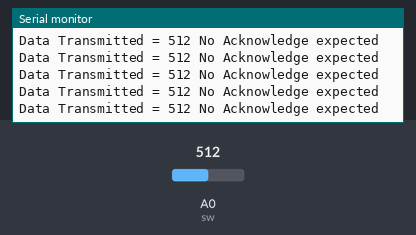
Bench run of a sketch on a simulated Arduino Uno, built with avr-gcc and run on an emulated ATmega328P. Parts: the last lines printed to the serial monitor. Inputs (shaded band) come from the test bench; at power-on: A0 (sw) = 512. No radio packets arrive unless stated.

Above: at 3.2 s.
3.3 s: A0 (sw) set to 987
At 3.34 s:
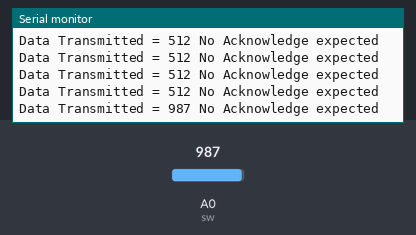
6.3 s: A0 (sw) set to 1007
At 6.3 s:
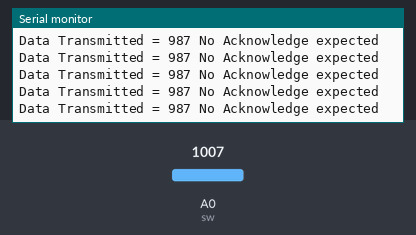
Timing chart, 0 to 9.3 s (numbered marks = the images above; inputs shaded):
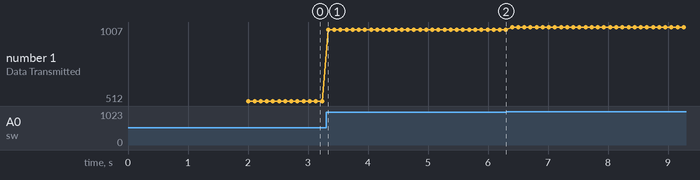

The sketch:

simpleSend.ino
```cpp
/* YourDuinoStarter Example: Simple nRF24L01 Transmit
  - WHAT IT DOES: Transmits simple fixed data with nRF24L01 radio
  - SEE the comments after "//" on each line below
   Start with radios about 4 feet apart.
  - SEE the comments after "//" on each line below
  - CONNECTIONS: nRF24L01 Modules See:
  http://arduino-info.wikispaces.com/Nrf24L01-2.4GHz-HowTo
  Uses the RF24 Library by TMRH2o here:
  https://github.com/TMRh20/RF24
   1 - GND
   2 - VCC 3.3V !!! NOT 5V
   3 - CE to Arduino pin 7
   4 - CSN to Arduino pin 8
   5 - SCK to Arduino pin 13
   6 - MOSI to Arduino pin 11
   7 - MISO to Arduino pin 12
   8 - UNUSED

   V1.02 02/06/2016
   Questions: terry@yourduino.com */

/*-----( Import needed libraries )-----*/
#include <SPI.h>   // Comes with Arduino IDE
#include "RF24.h"  // Download and Install (See above)
/*-----( Declare Constants and Pin Numbers )-----*/
//None yet
int sw = A0;
/*-----( Declare objects )-----*/
// (Create an instance of a radio, specifying the CE and CS pins. )
RF24 myRadio (9, 10); // "myRadio" is the identifier you will use in following methods
/*-----( Declare Variables )-----*/
byte addresses[][6] = {"1Node"}; // Create address for 1 pipe.
int dataTransmitted[1];  // Data that will be Transmitted from the transmitter

void setup()   /****** SETUP: RUNS ONCE ******/
{
  pinMode(3,INPUT);
  // Use the serial Monitor (Symbol on far right). Set speed to 115200 (Bottom Right)
  Serial.begin(115200);
  delay(1000);
  Serial.println(F("RF24/Simple Transmit data Test"));
  Serial.println(F("Questions: terry@yourduino.com"));
  //dataTransmitted = 100; // Arbitrary known data to transmit. Change it to test...
  myRadio.begin();  // Start up the physical nRF24L01 Radio
  myRadio.setChannel(108);  // Above most Wifi Channels
  // Set the PA Level low to prevent power supply related issues since this is a
  // getting_started sketch, and the likelihood of close proximity of the devices. RF24_PA_MAX is default.
  myRadio.setPALevel(RF24_PA_MIN);
  //  myRadio.setPALevel(RF24_PA_MAX);  // Uncomment for more power

  myRadio.openWritingPipe( addresses[0]); // Use the first entry in array 'addresses' (Only 1 right now)
  delay(1000);
}//--(end setup )---


void loop()   /****** LOOP: RUNS CONSTANTLY ******/
{
  dataTransmitted[0] = analogRead(sw);
  myRadio.write( dataTransmitted, sizeof(dataTransmitted) ); //  Transmit the data

  Serial.print(F("Data Transmitted = "));
  Serial.print(dataTransmitted[0]);
  Serial.println(F(" No Acknowledge expected"));
  //dataTransmitted = digitalRead(sw);  // Send different data next time
  delay(100);

}//--(end main loop )---

/*-----( Declare User-written Functions )-----*/


//*********( THE END )***********
```

Measured:
- after the input at 3.3 s, the serial monitor: prints a new line at once (image 1)
- plotted number 1: 512 → 987 after the input at 3.3 s, 987 → 1007 after the input at 6.3 s
